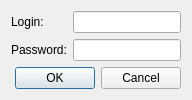
<?xml version="1.0" encoding="UTF-8"?>
<ui version="4.0">
 <class>LoginDialog</class>
 <widget class="QDialog" name="LoginDialog">
  <property name="geometry">
   <rect>
    <x>0</x>
    <y>0</y>
    <width>317</width>
    <height>125</height>
   </rect>
  </property>
  <property name="sizePolicy">
   <sizepolicy hsizetype="Maximum" vsizetype="Maximum">
    <horstretch>0</horstretch>
    <verstretch>0</verstretch>
   </sizepolicy>
  </property>
  <property name="windowTitle">
   <string>Login</string>
  </property>
  <layout class="QFormLayout" name="formLayout">
   <property name="sizeConstraint">
    <enum>QLayout::SetFixedSize</enum>
   </property>
   <item row="0" column="0">
    <widget class="QLabel" name="loginLabel">
     <property name="text">
      <string>Login:</string>
     </property>
    </widget>
   </item>
   <item row="0" column="1">
    <widget class="QLineEdit" name="loginEdit">
     <property name="sizePolicy">
      <sizepolicy hsizetype="Expanding" vsizetype="Fixed">
       <horstretch>0</horstretch>
       <verstretch>0</verstretch>
      </sizepolicy>
     </property>
    </widget>
   </item>
   <item row="1" column="0">
    <widget class="QLabel" name="passwordLabel">
     <property name="text">
      <string>Password:</string>
     </property>
    </widget>
   </item>
   <item row="1" column="1">
    <widget class="QLineEdit" name="passwordEdit">
     <property name="sizePolicy">
      <sizepolicy hsizetype="Expanding" vsizetype="Fixed">
       <horstretch>0</horstretch>
       <verstretch>0</verstretch>
      </sizepolicy>
     </property>
     <property name="echoMode">
      <enum>QLineEdit::Password</enum>
     </property>
    </widget>
   </item>
   <item row="2" column="0" colspan="2">
    <widget class="QDialogButtonBox" name="buttonBox">
     <property name="orientation">
      <enum>Qt::Horizontal</enum>
     </property>
     <property name="standardButtons">
      <set>QDialogButtonBox::Cancel|QDialogButtonBox::Ok</set>
     </property>
    </widget>
   </item>
  </layout>
 </widget>
 <resources/>
 <connections>
  <connection>
   <sender>buttonBox</sender>
   <signal>accepted()</signal>
   <receiver>LoginDialog</receiver>
   <slot>accept()</slot>
   <hints>
    <hint type="sourcelabel">
     <x>248</x>
     <y>254</y>
    </hint>
    <hint type="destinationlabel">
     <x>157</x>
     <y>274</y>
    </hint>
   </hints>
  </connection>
  <connection>
   <sender>buttonBox</sender>
   <signal>rejected()</signal>
   <receiver>LoginDialog</receiver>
   <slot>reject()</slot>
   <hints>
    <hint type="sourcelabel">
     <x>316</x>
     <y>260</y>
    </hint>
    <hint type="destinationlabel">
     <x>286</x>
     <y>274</y>
    </hint>
   </hints>
  </connection>
 </connections>
</ui>
